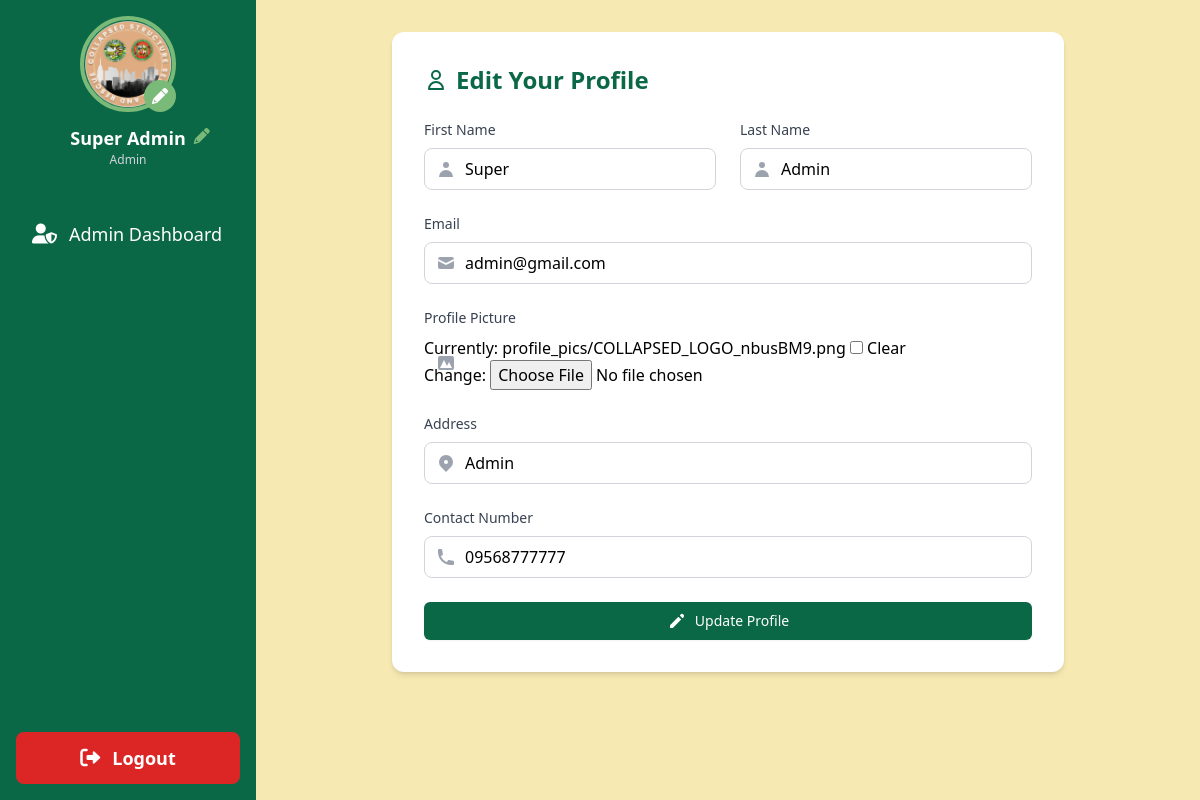
/profile/edit/ (signed in), run on the app's committed database.
### sk_project/models.py (models this page shows, shortened)
class User(AbstractUser):
    is_chairman = models.BooleanField(default=False)
    profile_picture = models.ImageField(upload_to='profile_pics/', default='profile_pics/default_avatar.png', blank=True)
    address = models.TextField(blank=True, null=True)
    contact_number = models.CharField(max_length=15, blank=True, null=True)
    groups = models.ManyToManyField(
        Group,
        verbose_name=_('groups'),
        blank=True,
        help_text=_(
            'The groups this user belongs to. A user will get all permissions '
            'granted to each of their groups.'
        ),
        related_name='sk_user_set',
        related_query_name='sk_user',
    )
    user_permissions = models.ManyToManyField(
        Permission,
        verbose_name=_('user permissions'),
        blank=True,
        help_text=_('Specific permissions for this user.'),
        related_name='sk_user_set',
        related_query_name='sk_user',
    )

### sk_project/views.py (the view)
# urls.py: path('profile/edit/', views.edit_profile, name='edit_profile'),
@login_required
def edit_profile(request):
    if request.method == 'POST':
        form = UserProfileForm(request.POST, request.FILES, instance=request.user)
        if form.is_valid():
            form.save()
            messages.success(request, 'Your profile has been updated successfully!')
            return redirect('dashboard')
    else:
        form = UserProfileForm(instance=request.user)
    return render(request, 'edit_profile.html', {'form': form})

### sk_project/forms.py
class UserProfileForm(forms.ModelForm):
    class Meta:
        model = User
        fields = ['first_name', 'last_name', 'email', 'profile_picture', 'address', 'contact_number']
        widgets = {
            'first_name': forms.TextInput(attrs={'class': 'w-full pl-10 pr-4 py-2 rounded-lg border border-gray-300 focus:outline-none focus:ring-2 focus:ring-tertiary'}),
            'last_name': forms.TextInput(attrs={'class': 'w-full pl-10 pr-4 py-2 rounded-lg border border-gray-300 focus:outline-none focus:ring-2 focus:ring-tertiary'}),
            'email': forms.EmailInput(attrs={'class': 'w-full pl-10 pr-4 py-2 rounded-lg border border-gray-300 focus:outline-none focus:ring-2 focus:ring-tertiary'}),
            'address': forms.Textarea(attrs={'rows': 3, 'class': 'w-full pl-10 pr-4 py-2 rounded-lg border border-gray-300 focus:outline-none focus:ring-2 focus:ring-tertiary'}),
            'contact_number': forms.TextInput(attrs={'class': 'w-full pl-10 pr-4 py-2 rounded-lg border border-gray-300 focus:outline-none focus:ring-2 focus:ring-tertiary'}),
        }

### templates/edit_profile.html (shortened to what this page needs)
{% extends 'base.html' %}
{% block content %}
    <div class="max-w-2xl mx-auto bg-white rounded-xl shadow-md overflow-hidden">
        <div class="p-8">
            <h2 class="text-2xl font-bold text-tertiary mb-6 flex items-center">
                <svg class="h-6 w-6 mr-2" xmlns="http://www.w3.org/2000/svg" fill="none" viewBox="0 0 24 24" stroke="currentColor">
                    <path stroke-linecap="round" stroke-linejoin="round" stroke-width="2" d="M16 7a4 4 0 11-8 0 4 4 0 018 0zM12 14a7 7 0 00-7 7h14a7 7 0 00-7-7z" />
                </svg>
                Edit Your Profile
            </h2>
            <form method="post" enctype="multipart/form-data" class="space-y-6">
                <div class="grid grid-cols-1 md:grid-cols-2 gap-6">
                    <div>
                        <label for="{{ form.first_name.id_for_label }}" class="block text-sm font-medium text-gray-700 mb-2">First Name</label>
                        <div class="relative">
                            <span class="absolute inset-y-0 left-0 flex items-center pl-3">
                                <svg class="h-5 w-5 text-gray-400" xmlns="http://www.w3.org/2000/svg" viewBox="0 0 20 20" fill="currentColor" aria-hidden="true">
                                    <path fill-rule="evenodd" d="M10 9a3 3 0 100-6 3 3 0 000 6zm-7 9a7 7 0 1114 0H3z" clip-rule="evenodd" />
                                </svg>
                            </span>
                            <input type="text" name="first_name" id="{{ form.first_name.id_for_label }}" value="{{ form.first_name.value|default:'' }}" class="w-full pl-10 pr-4 py-2 rounded-lg border border-gray-300 focus:outline-none focus:ring-2 focus:ring-tertiary" oninput="capitalizeWords(this)">
                        </div>
                    </div>
                    <div>
                        <label for="{{ form.last_name.id_for_label }}" class="block text-sm font-medium text-gray-700 mb-2">Last Name</label>
                        <div class="relative">
                            <span class="absolute inset-y-0 left-0 flex items-center pl-3">
                                <svg class="h-5 w-5 text-gray-400" xmlns="http://www.w3.org/2000/svg" viewBox="0 0 20 20" fill="currentColor" aria-hidden="true">
                                    <path fill-rule="evenodd" d="M10 9a3 3 0 100-6 3 3 0 000 6zm-7 9a7 7 0 1114 0H3z" clip-rule="evenodd" />
                                </svg>
                            </span>
                            <input type="text" name="last_name" id="{{ form.last_name.id_for_label }}" value="{{ form.last_name.value|default:'' }}" class="w-full pl-10 pr-4 py-2 rounded-lg border border-gray-300 focus:outline-none focus:ring-2 focus:ring-tertiary" oninput="capitalizeWords(this)">
                        </div>
                    </div>
                </div>
                <div>
                    <label for="{{ form.email.id_for_label }}" class="block text-sm font-medium text-gray-700 mb-2">Email</label>
                    <div class="relative">
                        <span class="absolute inset-y-0 left-0 flex items-center pl-3">
                            <svg class="h-5 w-5 text-gray-400" xmlns="http://www.w3.org/2000/svg" viewBox="0 0 20 20" fill="currentColor" aria-hidden="true">
                                <path d="M2.003 5.884L10 9.882l7.997-3.998A2 2 0 0016 4H4a2 2 0 00-1.997 1.884z" />
                                <path d="M18 8.118l-8 4-8-4V14a2 2 0 002 2h12a2 2 0 002-2V8.118z" />
                            </svg>
                        </span>
                        {{ form.email }}
                    </div>
                </div>
                <div>
                    <label for="{{ form.profile_picture.id_for_label }}" class="block text-sm font-medium text-gray-700 mb-2">Profile Picture</label>
                    <div class="relative">
                        <span class="absolute inset-y-0 left-0 flex items-center pl-3">
                            <svg class="h-5 w-5 text-gray-400" xmlns="http://www.w3.org/2000/svg" viewBox="0 0 20 20" fill="currentColor" aria-hidden="true">
                                <path fill-rule="evenodd" d="M4 3a2 2 0 00-2 2v10a2 2 0 002 2h12a2 2 0 002-2V5a2 2 0 00-2-2H4zm12 12H4l4-8 3 6 2-4 3 6z" clip-rule="evenodd" />
                            </svg>
                        </span>
                        {{ form.profile_picture }}
                    </div>
                </div>
                <div>
                    <label for="{{ form.address.id_for_label }}" class="block text-sm font-medium text-gray-700 mb-2">Address</label>
                    <div class="relative">
                        <span class="absolute inset-y-0 left-0 flex items-center pl-3">
                            <svg class="h-5 w-5 text-gray-400" xmlns="http://www.w3.org/2000/svg" viewBox="0 0 20 20" fill="currentColor" aria-hidden="true">
                                <path fill-rule="evenodd" d="M5.05 4.05a7 7 0 119.9 9.9L10 18.9l-4.95-4.95a7 7 0 010-9.9zM10 11a2 2 0 100-4 2 2 0 000 4z" clip-rule="evenodd" />
                            </svg>
                        </span>
                        <input type="text" name="address" id="{{ form.address.id_for_label }}" value="{{ form.address.value|default:'' }}" class="w-full pl-10 pr-4 py-2 rounded-lg border border-gray-300 focus:outline-none focus:ring-2 focus:ring-tertiary" oninput="capitalizeWords(this)">
                    </div>
                </div>
                <div>
                    <label for="{{ form.contact_number.id_for_label }}" class="block text-sm font-medium text-gray-700 mb-2">Contact Number</label>
                    <div class="relative">
                        <span class="absolute inset-y-0 left-0 flex items-center pl-3">
                        </span>
                        {{ form.contact_number }}
                    </div>
                </div>
                <div>
                    <button type="submit" class="w-full flex justify-center items-center py-2 px-4 border border-transparent rounded-md shadow-sm text-sm font-medium text-white bg-tertiary hover:bg-quaternary focus:outline-none focus:ring-2 focus:ring-offset-2 focus:ring-primary transition-colors duration-200">
                        <svg xmlns="http://www.w3.org/2000/svg" class="h-5 w-5 mr-2" viewBox="0 0 20 20" fill="currentColor">
                            <path d="M13.586 3.586a2 2 0 112.828 2.828l-.793.793-2.828-2.828.793-.793zM11.379 5.793L3 14.172V17h2.828l8.38-8.379-2.83-2.828z" />
                        </svg>
                        Update Profile
                    </button>
                </div>
            </form>
        </div>
    </div>
{% endblock %}

### templates/base.html (shortened to what this page needs)
<!DOCTYPE html>
<html lang="en">
    {% load static %}
    <head>
        <script src="https://cdn.tailwindcss.com"></script>
        <link href="https://cdnjs.cloudflare.com/ajax/libs/font-awesome/6.0.0-beta3/css/all.min.css" rel="stylesheet">
    </head>
    <body class="bg-secondary">
        <div class="flex h-screen">
            <aside class="w-64 bg-tertiary text-white flex flex-col">
                <div class="p-4 flex flex-col items-center">
                    <a href="{% url 'edit_profile' %}" class="mb-3 relative">
                        {% if user.profile_picture %}
                            <img src="{{ user.profile_picture.url }}" alt="Profile Picture" class="w-24 h-24 rounded-full border-4 border-quaternary hover:border-primary transition-colors duration-200">
                        {% else %}
                            <img src="{% static 'img/drr.png' %}" alt="Default Profile Picture" class="w-24 h-24 rounded-full border-4 border-quaternary hover:border-primary transition-colors duration-200">
                        {% endif %}
                        <i class="fas fa-pencil-alt absolute bottom-0 right-0 bg-quaternary text-white p-2 rounded-full"></i>
                    </a>
                    <div class="text-center relative">
                        <h2 class="text-lg font-semibold">{{ user.get_full_name|title }}</h2>
                        <p class="text-xs text-gray-300">{{ user.address|truncatechars:20|capfirst }}</p>
                        <a href="{% url 'edit_profile' %}" class="absolute -right-6 top-0">
                            <i class="fas fa-pencil-alt text-quaternary hover:text-primary transition-colors duration-200"></i>
                        </a>
                    </div>
                </div>
                <nav class="mt-6 flex-grow">
                    {% if user.is_superuser %}
                        <a href="{% url 'admin_dashboard' %}" class="block py-3 px-6 hover:bg-quaternary transition-colors duration-200  rounded-lg mb-2 mx-2 flex items-center">
                            <i class="fas fa-user-shield mr-3 text-xl"></i> <span class="text-lg">Admin Dashboard</span>
                        </a>
                    {% endif %}
                </nav>
                <div class="p-4 mt-auto">
                    <a href="{% url 'logout' %}" class="block py-3 px-6 bg-red-600 text-white rounded-lg hover:bg-red-700 transition-colors duration-200 text-center flex items-center justify-center">
                        <i class="fas fa-sign-out-alt mr-3 text-xl"></i> <span class="text-lg font-semibold">Logout</span>
                    </a>
                </div>
            </aside>
            <main class="flex-1 p-8 overflow-y-auto">
                {% block content %}
                {% endblock %}
            </main>
        </div>
    </body>
</html>

### data on the page
User: profile_picture (picture), get_full_name "Super Admin", address "Admin", first_name "Super", last_name "Admin", email "admin@gmail.com", contact_number "09568777777"
